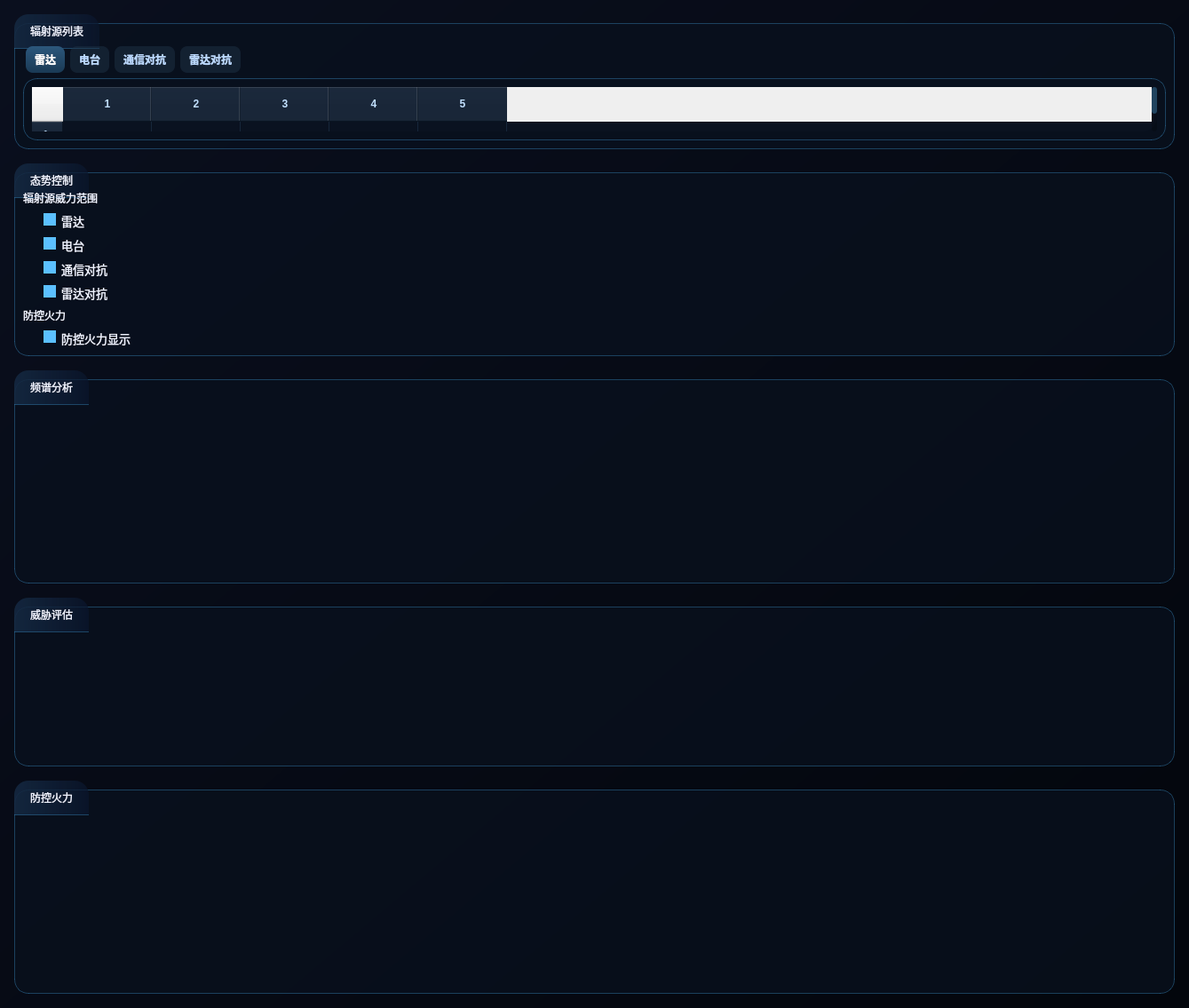
<?xml version="1.0" encoding="UTF-8"?>
<ui version="4.0">
 <class>SituationAnalysis</class>
 <widget class="QMainWindow" name="SituationAnalysis">
  <property name="geometry">
   <rect>
    <x>0</x>
    <y>0</y>
    <width>1339</width>
    <height>1101</height>
   </rect>
  </property>
  <property name="windowTitle">
   <string>反辐射无人机仿真系统 - 态势分析</string>
  </property>
  <property name="styleSheet">
   <string notr="true">QMainWindow {
    background: qlineargradient(x1:0, y1:0, x2:1, y2:1, stop:0 #0a0f1e, stop:1 #03060c);
    color: #eef2ff;
    font-family: 'Inter', 'Microsoft YaHei', sans-serif;
}

/* 卡片样式 */
QGroupBox {
    background: rgba(8, 16, 30, 190);
    border: 1px solid rgba(72, 187, 255, 77);
    border-radius: 16px;
    margin-top: 10px;
    padding-top: 10px;
}

QGroupBox::title {
    subcontrol-origin: margin;
    subcontrol-position: top left;
    padding: 12px 16px;
    background: qlineargradient(x1:0, y1:0, x2:1, y2:0, stop:0 rgba(20, 40, 65, 230), stop:1 rgba(10, 22, 45, 180));
    color: #eef2ff;
    font-weight: 600;
    font-size: 1rem;
    border-bottom: 1px solid rgba(72, 187, 255, 77);
    border-top-left-radius: 16px;
    border-top-right-radius: 16px;
}

/* 表格样式 */
QTableWidget {
    background: rgba(12, 22, 40, 77);
    border: none;
    gridline-color: rgba(72, 120, 160, 51);
    selection-background-color: rgba(30, 70, 110, 102);
    font-size: 13px;
    border-bottom-left-radius: 16px;
    border-bottom-right-radius: 16px;
}

QTableWidget::item {
    padding: 10px 12px;
    border-bottom: 1px solid rgba(72, 120, 160, 51);
}

QTableWidget::item:selected {
    background-color: rgba(30, 70, 110, 153);
}

QTableWidget::item:hover {
    background-color: rgba(30, 70, 110, 102);
}

QHeaderView::section {
    background: rgba(12, 26, 45, 230);
    color: #c2e0ff;
    font-weight: 600;
    padding: 10px 12px;
    border-bottom: 1px solid rgba(72, 187, 255, 102);
    font-size: 12px;
}

/* 标签页样式 */
QTabWidget::pane {
    border: 1px solid rgba(72, 187, 255, 77);
    border-radius: 16px;
    background: rgba(8, 16, 30, 190);
}

QTabBar::tab {
    background: rgba(30, 50, 70, 128);
    color: #bbd9ff;
    padding: 8px 10px;
    margin: 6px 3px;
    border-radius: 8px;
    font-size: 12px;
    font-weight: 500;
}

QTabBar::tab:selected {
    background: qlineargradient(x1:0, y1:0, x2:0, y2:1, stop:0 #2c577c, stop:1 #1a3a55);
    color: #fff;
    box-shadow: 0 2px 8px rgba(91, 192, 255, 77);
}

QTabBar::tab:hover {
    background: rgba(50, 80, 110, 153);
}

QTabBar::QToolButton {
    background: rgba(30, 50, 70, 130);
    color: #bbd9ff;
}

/* 按钮样式 */
QPushButton {
    background: rgba(30, 50, 70, 128);
    color: #bbd9ff;
    border: none;
    border-radius: 8px;
    padding: 8px 16px;
    font-size: 11px;
}

QPushButton:hover {
    background: rgba(50, 80, 110, 153);
}

QPushButton:pressed {
    background: rgba(20, 40, 60, 204);
}

/* 复选框样式 - 开关样式 */
QCheckBox {
    color: #eef2ff;
    font-size: 13px;
    spacing: 6px;
}

QCheckBox::indicator {
    width: 40px;
    height: 20px;
    border-radius: 10px;
    background: rgba(30, 50, 70, 204);
}

QCheckBox::indicator:unchecked {
    background: rgba(30, 50, 70, 204);
}

QCheckBox::indicator:checked {
    background: rgba(91, 192, 255, 128);
}

QCheckBox::indicator:checked:hover {
    background: rgba(91, 192, 255, 153);
}

QCheckBox::indicator::after {
    content: &quot;&quot;;
    position: absolute;
    width: 14px;
    height: 14px;
    left: 3px;
    bottom: 3px;
    background: #8E9CB9;
    border-radius: 50%;
    transition: 0.3s;
}

QCheckBox::indicator:checked::after {
    left: 23px;
    background: #5BC0FF;
}

/* 进度条样式 */
QProgressBar {
    border: none;
    background: rgba(0, 0, 0, 77);
    border-radius: 3px;
    text-align: center;
    color: #5BC0FF;
    font-weight: 500;
}

QProgressBar::chunk {
    background: qlineargradient(x1:0, y1:0, x2:1, y2:0, stop:0 #5BC0FF, stop:1 #2E8B57);
    border-radius: 3px;
}

/* 标签样式 */
QLabel {
    color: #eef2ff;
    font-size: 12px;
}

QLabel[objectName^=&quot;stat&quot;] {
    font-size: 22px;
    font-weight: 700;
    color: #5BC0FF;
}

QLabel[objectName^=&quot;title&quot;] {
    font-size: 24px;
    font-weight: 600;
    background: qlineargradient(x1:0, y1:0, x2:1, y2:0, stop:0 #FFFFFF, stop:1 #80CFFF);
    color: transparent;
    background-clip: text;
}

/* 滚动条样式 */
QScrollBar:vertical {
    width: 6px;
    background: rgba(0, 0, 0, 51);
    border-radius: 3px;
}

QScrollBar::handle:vertical {
    background: rgba(91, 192, 255, 77);
    border-radius: 3px;
    min-height: 30px;
}

QScrollBar::handle:vertical:hover {
    background: rgba(91, 192, 255, 128);
}

QScrollBar::add-line:vertical, QScrollBar::sub-line:vertical {
    height: 0px;
}

QScrollBar:horizontal {
    height: 6px;
    background: rgba(0, 0, 0, 51);
    border-radius: 3px;
}

QScrollBar::handle:horizontal {
    background: rgba(91, 192, 255, 77);
    border-radius: 3px;
    min-width: 30px;
}

QScrollBar::handle:horizontal:hover {
    background: rgba(91, 192, 255, 128);
}

/* 分组标题样式 */
QWidget[objectName=&quot;headerWidget&quot;] {
    background: rgba(12, 20, 35, 204);
    border: 1px solid rgba(72, 187, 255, 77);
    border-radius: 16px;
}</string>
  </property>
  <widget class="QWidget" name="centralwidget">
   <layout class="QGridLayout" name="gridLayout">
    <property name="leftMargin">
     <number>16</number>
    </property>
    <property name="topMargin">
     <number>16</number>
    </property>
    <property name="rightMargin">
     <number>16</number>
    </property>
    <property name="bottomMargin">
     <number>16</number>
    </property>
    <property name="spacing">
     <number>16</number>
    </property>
    <item row="0" column="0">
     <layout class="QVBoxLayout" name="leftLayout">
      <property name="spacing">
       <number>16</number>
      </property>
      <item>
       <widget class="QGroupBox" name="radarSourceGroup">
        <property name="title">
         <string>辐射源列表</string>
        </property>
        <layout class="QVBoxLayout" name="verticalLayout_2">
         <item>
          <widget class="QTabWidget" name="radarSourceTabs">
           <property name="tabPosition">
            <enum>QTabWidget::North</enum>
           </property>
           <property name="tabShape">
            <enum>QTabWidget::Rounded</enum>
           </property>
           <widget class="QWidget" name="radarTab">
            <attribute name="title">
             <string>雷达</string>
            </attribute>
            <layout class="QVBoxLayout" name="verticalLayout_3">
             <item>
              <widget class="QTableWidget" name="radarSourceTable">
               <property name="rowCount">
                <number>6</number>
               </property>
               <property name="columnCount">
                <number>5</number>
               </property>
               <row/>
               <row/>
               <row/>
               <row/>
               <row/>
               <row/>
               <column/>
               <column/>
               <column/>
               <column/>
               <column/>
              </widget>
             </item>
            </layout>
           </widget>
           <widget class="QWidget" name="commTab">
            <attribute name="title">
             <string>电台</string>
            </attribute>
            <layout class="QVBoxLayout" name="verticalLayout_4">
             <item>
              <widget class="QTableWidget" name="commSourceTable">
               <property name="rowCount">
                <number>3</number>
               </property>
               <property name="columnCount">
                <number>5</number>
               </property>
               <row/>
               <row/>
               <row/>
               <column/>
               <column/>
               <column/>
               <column/>
               <column/>
              </widget>
             </item>
            </layout>
           </widget>
           <widget class="QWidget" name="commJammerTab">
            <attribute name="title">
             <string>通信对抗</string>
            </attribute>
            <layout class="QVBoxLayout" name="verticalLayout_5">
             <item>
              <widget class="QTableWidget" name="commJammerTable">
               <property name="rowCount">
                <number>2</number>
               </property>
               <property name="columnCount">
                <number>5</number>
               </property>
               <row/>
               <row/>
               <column/>
               <column/>
               <column/>
               <column/>
               <column/>
              </widget>
             </item>
            </layout>
           </widget>
           <widget class="QWidget" name="radarJammerTab">
            <attribute name="title">
             <string>雷达对抗</string>
            </attribute>
            <layout class="QVBoxLayout" name="verticalLayout_6">
             <item>
              <widget class="QTableWidget" name="radarJammerTable">
               <property name="rowCount">
                <number>1</number>
               </property>
               <property name="columnCount">
                <number>5</number>
               </property>
               <row/>
               <column/>
               <column/>
               <column/>
               <column/>
               <column/>
              </widget>
             </item>
            </layout>
           </widget>
          </widget>
         </item>
        </layout>
       </widget>
      </item>
      <item>
       <widget class="QGroupBox" name="situationControlGroup">
        <property name="title">
         <string>态势控制</string>
        </property>
        <layout class="QVBoxLayout" name="verticalLayout_7">
         <item>
          <widget class="QLabel" name="label">
           <property name="text">
            <string>辐射源威力范围</string>
           </property>
          </widget>
         </item>
         <item>
          <widget class="QCheckBox" name="showRadarCheck">
           <property name="text">
            <string>雷达</string>
           </property>
           <property name="checked">
            <bool>true</bool>
           </property>
          </widget>
         </item>
         <item>
          <widget class="QCheckBox" name="showCommCheck">
           <property name="text">
            <string>电台</string>
           </property>
           <property name="checked">
            <bool>true</bool>
           </property>
          </widget>
         </item>
         <item>
          <widget class="QCheckBox" name="showCommJammerCheck">
           <property name="text">
            <string>通信对抗</string>
           </property>
           <property name="checked">
            <bool>true</bool>
           </property>
          </widget>
         </item>
         <item>
          <widget class="QCheckBox" name="showRadarJammerCheck">
           <property name="text">
            <string>雷达对抗</string>
           </property>
           <property name="checked">
            <bool>true</bool>
           </property>
          </widget>
         </item>
         <item>
          <widget class="QLabel" name="label_2">
           <property name="text">
            <string>防控火力</string>
           </property>
          </widget>
         </item>
         <item>
          <widget class="QCheckBox" name="showFirepowerCheck">
           <property name="text">
            <string>防控火力显示</string>
           </property>
           <property name="checked">
            <bool>true</bool>
           </property>
          </widget>
         </item>
        </layout>
       </widget>
      </item>
     </layout>
    </item>
    <item row="1" column="0">
     <layout class="QVBoxLayout" name="rightLayout">
      <property name="spacing">
       <number>16</number>
      </property>
      <item>
       <widget class="QGroupBox" name="spectrumGroup">
        <property name="title">
         <string>频谱分析</string>
        </property>
        <layout class="QVBoxLayout" name="verticalLayout_8">
         <item>
          <widget class="QWidget" name="spectrumWidget" native="true">
           <property name="minimumSize">
            <size>
             <width>0</width>
             <height>200</height>
            </size>
           </property>
          </widget>
         </item>
        </layout>
       </widget>
      </item>
      <item>
       <widget class="QGroupBox" name="threatGroup">
        <property name="title">
         <string>威胁评估</string>
        </property>
        <layout class="QVBoxLayout" name="verticalLayout_9">
         <item>
          <widget class="QWidget" name="threatWidget" native="true">
           <property name="minimumSize">
            <size>
             <width>0</width>
             <height>150</height>
            </size>
           </property>
          </widget>
         </item>
        </layout>
       </widget>
      </item>
      <item>
       <widget class="QGroupBox" name="firepowerGroup">
        <property name="title">
         <string>防控火力</string>
        </property>
        <layout class="QVBoxLayout" name="verticalLayout_10">
         <item>
          <widget class="QWidget" name="firepowerWidget" native="true">
           <property name="minimumSize">
            <size>
             <width>0</width>
             <height>200</height>
            </size>
           </property>
          </widget>
         </item>
        </layout>
       </widget>
      </item>
     </layout>
    </item>
   </layout>
  </widget>
 </widget>
 <resources/>
 <connections/>
</ui>
